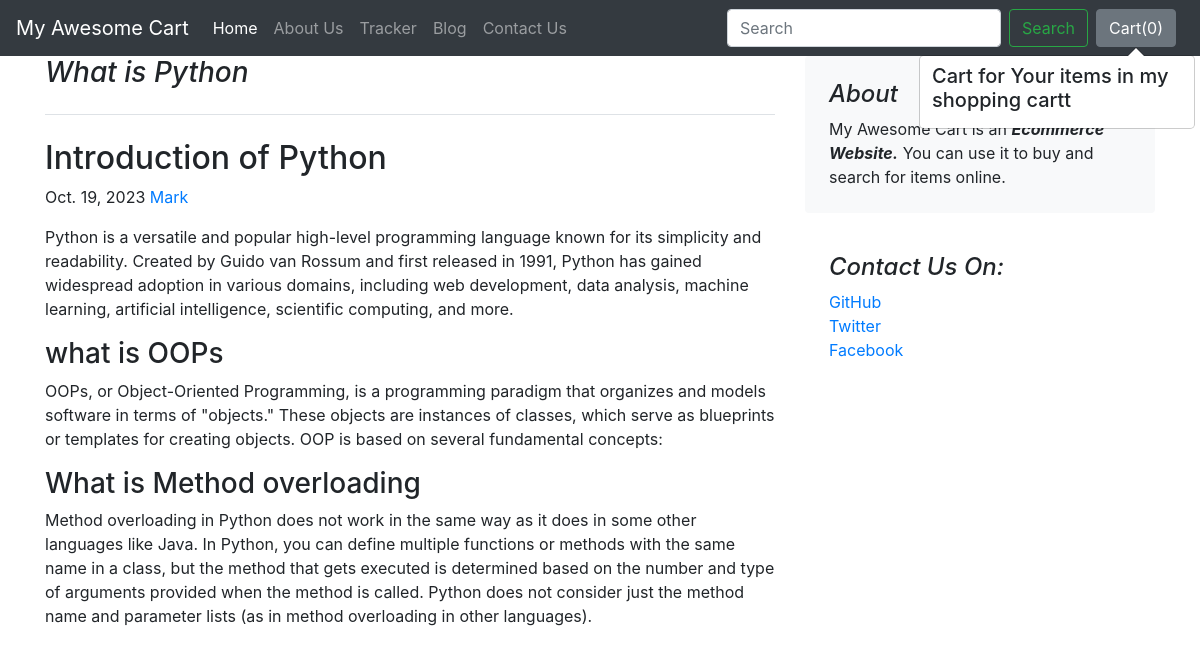
The page /blog/blogpost/1 on the database its author committed.
### blog/models.py (models this page shows, shortened)
class BlogPost(models.Model):
    post_id = models.AutoField(primary_key=True)
    title = models.CharField(max_length=100)
    heading_post = models.CharField(max_length=1000)
    content_heading_post = models.CharField(max_length=5000, default='')
    heading = models.CharField(max_length=500)
    content_heading = models.CharField(max_length=500, default='')
    sub_heading = models.CharField(max_length=500)
    content_sub_heading = models.CharField(max_length=500, default='')
    pub_date = models.DateField()
    thumbnail = models.ImageField(upload_to='shop/images', default='')

### blog/views.py (the view)
# urls.py: path("blogpost/<int:id>", views.blogpost, name="blogPost")
def blogpost(request, id):
    post = BlogPost.objects.filter(post_id=id)[0]
    return render(request, 'blog/blogpost.html', {'post':post})

### blog/templates/blog/blogpost.html (shortened to what this page needs)
{% extends 'shop/basic.html' %}
{% block body %}
<div class="container">
    <div class="row __web-inspector-hide-shortcut__">
        <div class="col-md-8 blog-main">
            <h3 class="pb-4 mb-4 font-italic border-bottom">{{post.title}}</h3>
            <div class="blog-post">
                <h2 class="blog-post-title">{{post.heading_post}}</h2>
                <p class="blog-post-meta">{{post.pub_date}}<a href="#"> Mark</a></p>
                <p>{{post.content_heading_post}}</p>
                <h3>{{post.heading}}</h3>
                <p>{{post.content_heading}}</p>
                <h3>{{post.sub_heading}}</h3>
                <p>{{post.content_sub_heading}}</p>
            </div>
        </div>
        <aside class="col-md-4 blog-sidebar">
            <div class="p-4 mb-3 bg-light rounded">
                <h4 class="font-italic">About</h4>
                <p class="mb-0">
                    My Awesome Cart is an <em><b>Ecommerce Website.</b></em> You can use it to buy and search for items
                    online.
                </p>
            </div>
            <div class="p-4">
                <h4 class="font-italic">Contact Us On:</h4>
                <ol class="list-unstyled">
                    <li>
                        <a href="#">GitHub</a>
                    </li>
                    <li>
                        <a href="#">Twitter</a>
                    </li>
                    <li>
                        <a href="#">Facebook</a>
                    </li>
                </ol>
            </div>
        </aside>
    </div>
</div>
{% endblock %}

### rows shown on the page
BlogPost: title "What is Python", heading_post "Introduction of Python", pub_date "Oct. 19, 2023", content_heading_post "Python is a versatile and popular high-level programming language known for its simplicity and readability. Created by Guido van Rossum and first released in 1991, Python has gained widespread adoption in various domains, including web development, data analysis, machine learning, artificial intelligence, scientific computing, and more.", heading "what is OOPs", content_heading "OOPs, or Object-Oriented Programming, is a programming paradigm that organizes and models software in terms of \"objects.\" These objects are instances of classes, which serve as blueprints or templates for creating objects. OOP is based on several fundamental concepts:", sub_heading "What is Method overloading", content_sub_heading "Method overloading in Python does not work in the same way as it does in some other languages like Java. In Python, you can define multiple functions or methods with the same name in a class, but the method that gets executed is determined based on the number and type of arguments provided when the method is called. Python does not consider just the method name and parameter lists (as in method overloading in other languages)."
